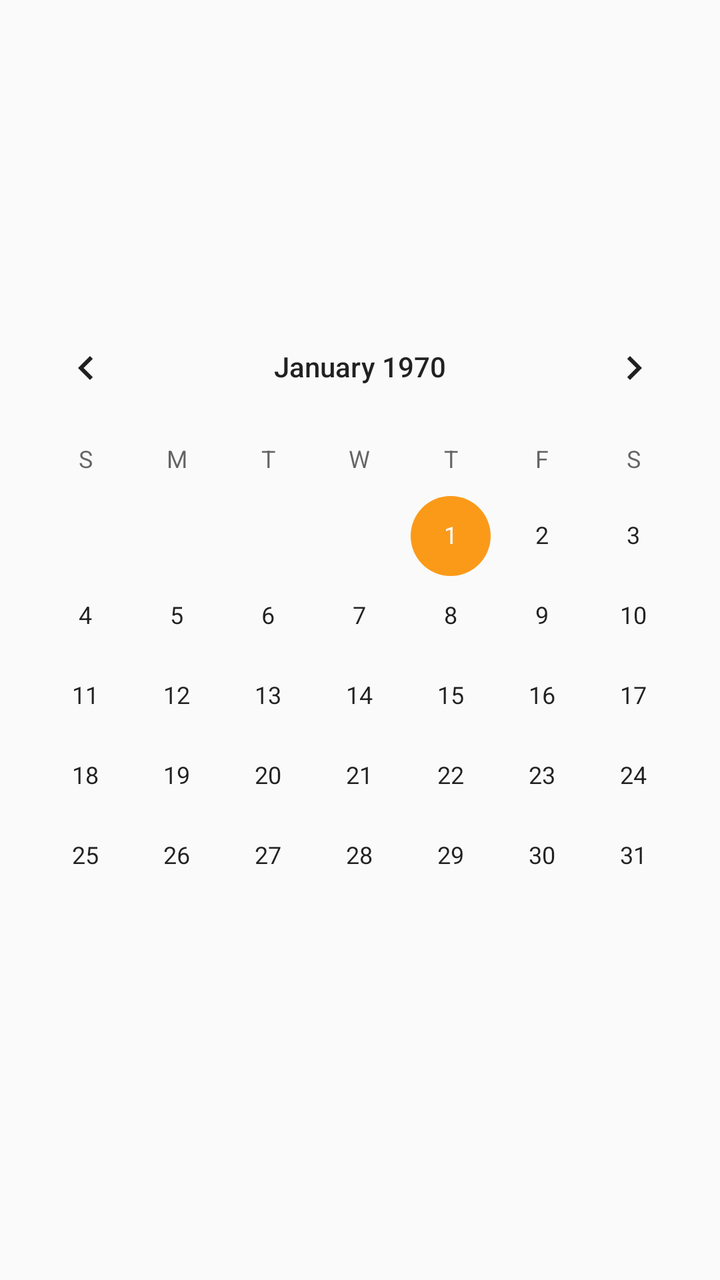
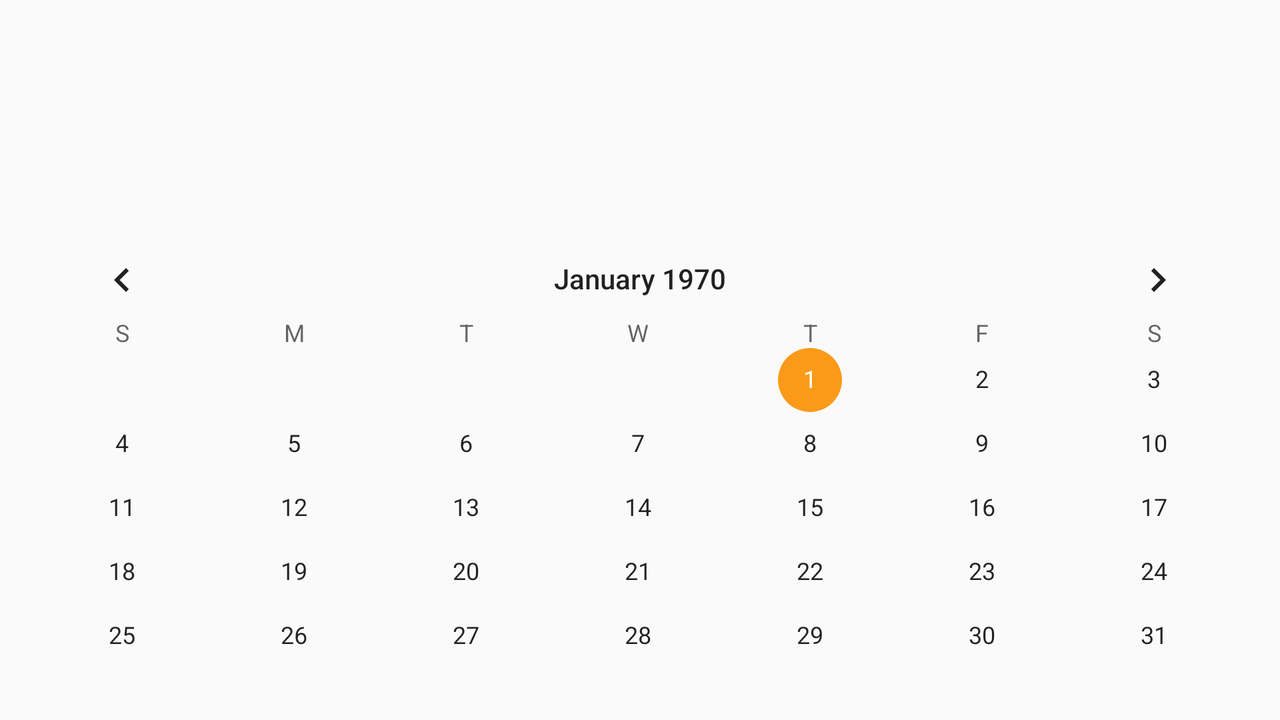

An Android layout and its configuration variant, each rendered on a device that would load it. The default file and the variant file are quoted in full after the pictures.
<!-- AndroidManifest.xml: application theme AppTheme -->
<!-- res/layout/activity_schedule.xml -->
<?xml version="1.0" encoding="utf-8"?>
<android.support.constraint.ConstraintLayout xmlns:android="http://schemas.android.com/apk/res/android"
    xmlns:app="http://schemas.android.com/apk/res-auto"
    xmlns:tools="http://schemas.android.com/tools"
    android:layout_width="match_parent"
    android:layout_height="match_parent"
    tools:context=".ScheduleActivity">

    <CalendarView
        android:id="@+id/schedule_calendar"
        android:layout_width="match_parent"
        android:layout_height="wrap_content"
        android:layout_marginTop="150dp"
        app:layout_constraintStart_toStartOf="parent"
        app:layout_constraintTop_toTopOf="parent"
        app:layout_goneMarginTop="30dp">
    </CalendarView>


    <ImageView
        android:id="@+id/imageView6"
        android:layout_width="106dp"
        android:layout_height="97dp"
        app:srcCompat="@drawable/logo_univ_avignon"
        android:layout_marginLeft="140dp"
        app:layout_constraintStart_toStartOf="parent"
        app:layout_constraintTop_toTopOf="parent"
        app:layout_constraintStart_toEndOf="parent" />




</android.support.constraint.ConstraintLayout>
<!-- resources referenced by this layout -->
<resources>
  <style name="AppTheme" parent="Theme.AppCompat.Light.DarkActionBar">
          
          <item name="colorPrimary">@color/myChosenColor</item>
          <item name="colorPrimaryDark">@color/colorPrimaryDark</item>
          <item name="colorAccent">@color/colorAccent</item>
      </style>
  <color name="myChosenColor">#0B8092</color>
  <color name="colorPrimaryDark">#05434D</color>
  <color name="colorAccent">#FB9A19</color>
</resources>
<!-- res/layout-land/activity_schedule.xml (the author's variant of the layout above) -->
<!-- drawn on the phone turned sideways -->
<?xml version="1.0" encoding="utf-8"?>
<android.support.constraint.ConstraintLayout xmlns:android="http://schemas.android.com/apk/res/android"
    xmlns:app="http://schemas.android.com/apk/res-auto"
    xmlns:tools="http://schemas.android.com/tools"
    android:layout_width="match_parent"
    android:layout_height="match_parent"
    tools:context=".ScheduleActivity">


   <ImageView
       android:id="@+id/imageView6"
       android:layout_width="106dp"
       android:layout_height="97dp"
       app:srcCompat="@drawable/logo_univ_avignon"
       android:layout_marginTop="10dp"
       android:layout_marginLeft="300dp"
       app:layout_constraintStart_toStartOf="parent"
       app:layout_constraintTop_toTopOf="parent"
       app:layout_constraintStart_toEndOf="parent" />

   <CalendarView
       android:layout_width="match_parent"
       android:layout_height="match_parent"
       android:layout_marginTop="120dp"
       app:layout_constraintStart_toStartOf="parent"
       app:layout_constraintTop_toTopOf="parent"
       app:layout_goneMarginTop="30dp">

   </CalendarView>


</android.support.constraint.ConstraintLayout>
